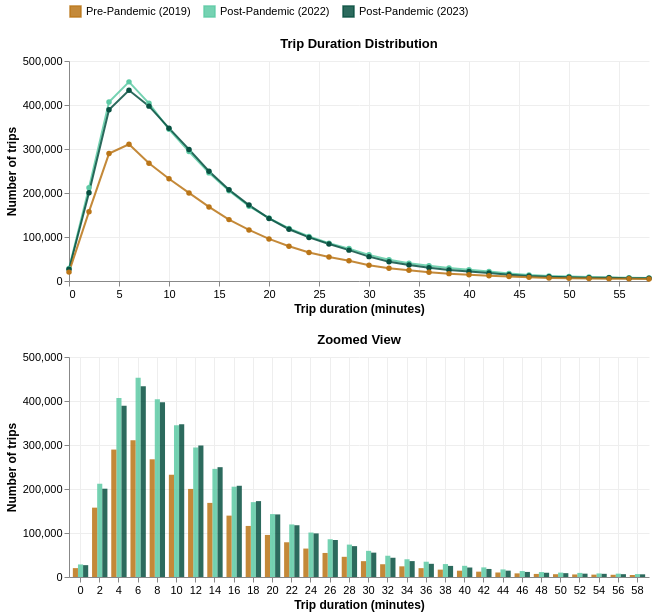

The code cell stored with this chart in its notebook:
### Markdown cell above
### Chart

### Code cell
PERIOD_ORDER = ['Pre-Pandemic (2019)', 'Post-Pandemic (2022)', 'Post-Pandemic (2023)']
PERIOD_COLORS = {
    'Pre-Pandemic (2019)':  '#BA7517',
    'Post-Pandemic (2022)': '#5DCAA5',
    'Post-Pandemic (2023)': '#085041',
}

usertype_select = alt.selection_point(
    fields=['usertype'],
    bind=alt.binding_radio(
        options=['Both', 'Subscriber', 'Customer'],
        labels=['Both', 'Subscriber', 'Customer'],
        name='Rider type:  '
    ),
    value='Both'
)

brush = alt.selection_interval(encodings=['x'])

color = alt.Color('period:N',
                  sort=PERIOD_ORDER,
                  scale=alt.Scale(
                      domain=list(PERIOD_COLORS.keys()),
                      range=list(PERIOD_COLORS.values())
                  ),
                  legend=alt.Legend(
                      title=None,
                      orient='top',
                      labelFontSize=11,
                      symbolType='square',
                      symbolSize=120,
                  ))

viz5_tooltip = [
    alt.Tooltip('period:N',    title='Year'),
    alt.Tooltip('bin_start:Q', title='Duration (min)'),
    alt.Tooltip('count:Q',     title='Trips', format=','),
    alt.Tooltip('usertype:N',  title='Rider type'),
]

overview = alt.Chart(viz5_combined).mark_line(
    opacity=0.85,
    strokeWidth=2,
    point=alt.OverlayMarkDef(size=30, filled=True)
).encode(
    x=alt.X('bin_start:Q',
            title='Trip duration (minutes)',
            scale=alt.Scale(domainMin=0),
            axis=alt.Axis(labelAngle=0)),
    y=alt.Y('count:Q',
            title='Number of trips',
            stack=None),
    color=color,
    tooltip=viz5_tooltip,
).add_params(
    brush,
    usertype_select,
).transform_filter(
    usertype_select
).properties(
    title='Trip Duration Distribution',
    width=580,
    height=220,
)

detail = alt.Chart(viz5_combined).mark_bar(
    opacity=0.85,
).encode(
    x=alt.X('bin_start:O',
            title='Trip duration (minutes)',
            axis=alt.Axis(labelAngle=0)),
    y=alt.Y('count:Q',
            title='Number of trips',
            stack=None),
    color=alt.Color('period:N',
                    sort=PERIOD_ORDER,
                    scale=alt.Scale(
                        domain=list(PERIOD_COLORS.keys()),
                        range=list(PERIOD_COLORS.values())
                    ),
                    legend=None),
    xOffset=alt.XOffset('period:N', sort=PERIOD_ORDER),
    tooltip=viz5_tooltip,
).transform_filter(
    brush
).transform_filter(
    usertype_select
).properties(
    title='Zoomed View',
    width=580,
    height=220,
)

viz5_chart = (overview & detail).configure_view(
    strokeWidth=0,
).configure_axis(
    grid=True,
    gridColor='#eeeeee',
    labelFontSize=11,
    titleFontSize=12,
)

viz5_chart.display()

### Figure 1 — Vega-Lite specification as saved in the notebook (floating-point values rounded to 4 significant figures; data arrays with more than 128 entries replaced by an {"elided": "..."} marker saying what was removed)
{"config": {"view": {"continuousWidth": 300, "continuousHeight": 300, "strokeWidth": 0}, "axis": {"grid": true, "gridColor": "#eeeeee", "labelFontSize": 11, "titleFontSize": 12}}, "vconcat": [{"mark": {"type": "line", "opacity": 0.85, "point": {"filled": true, "size": 30}, "strokeWidth": 2}, "encoding": {"color": {"field": "period", "legend": {"labelFontSize": 11, "orient": "top", "symbolSize": 120, "symbolType": "square", "title": null}, "scale": {"domain": ["Pre-Pandemic (2019)", "Post-Pandemic (2022)", "Post-Pandemic (2023)"], "range": ["#BA7517", "#5DCAA5", "#085041"]}, "sort": ["Pre-Pandemic (2019)", "Post-Pandemic (2022)", "Post-Pandemic (2023)"], "type": "nominal"}, "tooltip": [{"field": "period", "title": "Year", "type": "nominal"}, {"field": "bin_start", "title": "Duration (min)", "type": "quantitative"}, {"field": "count", "format": ",", "title": "Trips", "type": "quantitative"}, {"field": "usertype", "title": "Rider type", "type": "nominal"}], "x": {"axis": {"labelAngle": 0}, "field": "bin_start", "scale": {"domainMin": 0}, "title": "Trip duration (minutes)", "type": "quantitative"}, "y": {"field": "count", "stack": null, "title": "Number of trips", "type": "quantitative"}}, "height": 220, "name": "view_21b91c66e9854786_0", "title": "Trip Duration Distribution", "transform": [{"filter": {"param": "param_5f17b2c5005b0cd0"}}], "width": 580}, {"mark": {"type": "bar", "opacity": 0.85}, "encoding": {"color": {"field": "period", "legend": null, "scale": {"domain": ["Pre-Pandemic (2019)", "Post-Pandemic (2022)", "Post-Pandemic (2023)"], "range": ["#BA7517", "#5DCAA5", "#085041"]}, "sort": ["Pre-Pandemic (2019)", "Post-Pandemic (2022)", "Post-Pandemic (2023)"], "type": "nominal"}, "tooltip": [{"field": "period", "title": "Year", "type": "nominal"}, {"field": "bin_start", "title": "Duration (min)", "type": "quantitative"}, {"field": "count", "format": ",", "title": "Trips", "type": "quantitative"}, {"field": "usertype", "title": "Rider type", "type": "nominal"}], "x": {"axis": {"labelAngle": 0}, "field": "bin_start", "title": "Trip duration (minutes)", "type": "ordinal"}, "xOffset": {"field": "period", "sort": ["Pre-Pandemic (2019)", "Post-Pandemic (2022)", "Post-Pandemic (2023)"], "type": "nominal"}, "y": {"field": "count", "stack": null, "title": "Number of trips", "type": "quantitative"}}, "height": 220, "title": "Zoomed View", "transform": [{"filter": {"param": "param_c97a99acfc68b794"}}, {"filter": {"param": "param_5f17b2c5005b0cd0"}}], "width": 580}], "data": {"name": "data-d188c52e17a30072d16603b2851fdfec"}, "params": [{"name": "param_c97a99acfc68b794", "select": {"type": "interval", "encodings": ["x"]}, "views": ["view_21b91c66e9854786_0"]}, {"name": "param_5f17b2c5005b0cd0", "select": {"type": "point", "fields": ["usertype"]}, "bind": {"input": "radio", "options": ["Both", "Subscriber", "Customer"], "labels": ["Both", "Subscriber", "Customer"], "name": "Rider type:  "}, "value": "Both", "views": ["view_21b91c66e9854786_0"]}], "$schema": "https://vega.github.io/schema/vega-lite/v6.1.0.json", "datasets": {"data-d188c52e17a30072d16603b2851fdfec": {"elided": "270 records"}}}
